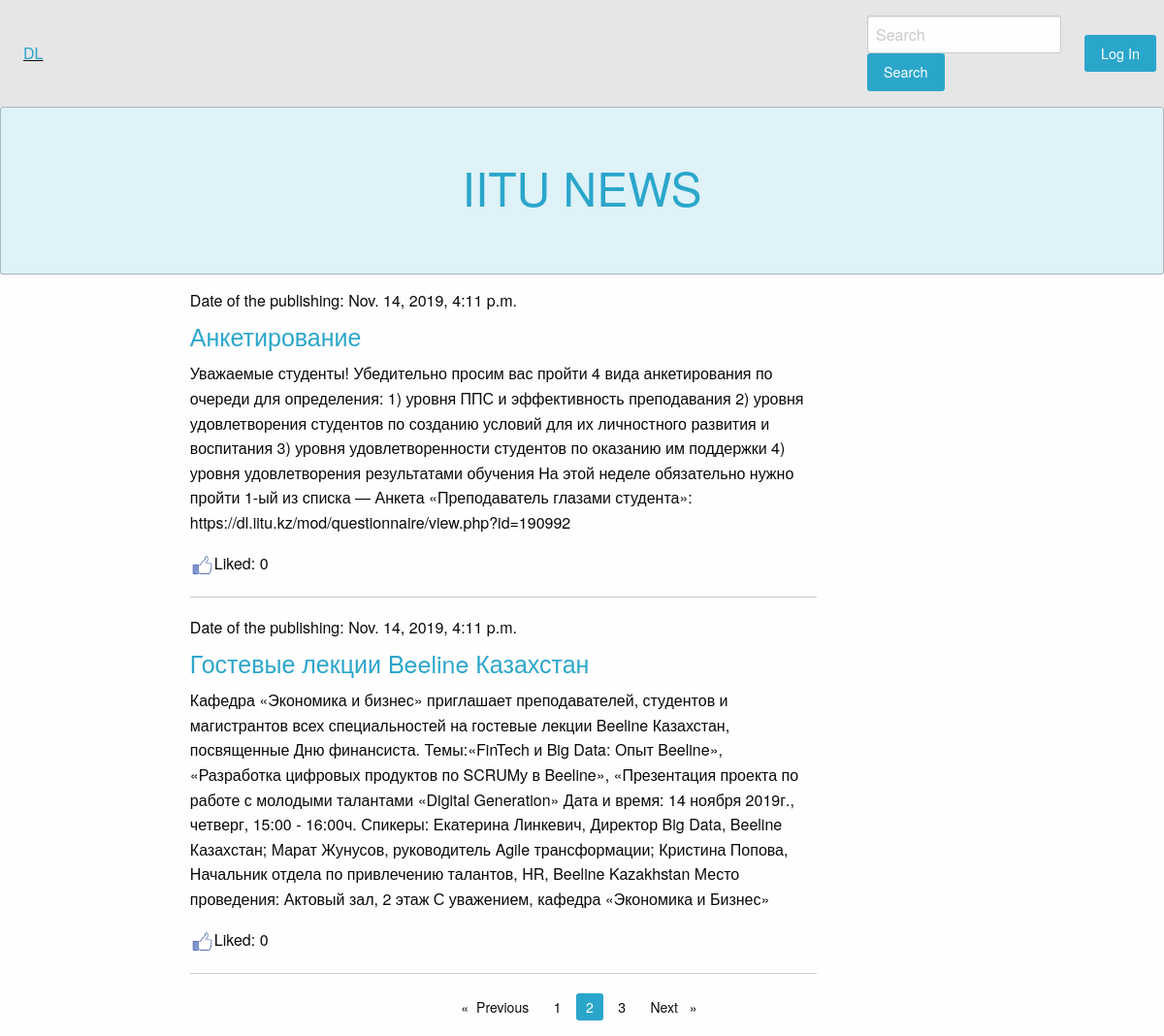
The page /basicview/page/2/ on the database its author committed.
### article/models.py (models this page shows)
class Article(models.Model):
    class Meta:
        db_table = "article"
    article_title = models.CharField(max_length=200)
    article_text = models.TextField()
    article_date = models.DateTimeField()
    article_likes = models.IntegerField(default=0)

### article/views.py (the view)
# urls.py: path('page/<int:page_number>/', article.views.articles),
def articles(request, page_number=1):
    search_query = request.GET.get("search_field", '')
    if search_query:
        all_articles = Article.objects.filter(Q(article_title__icontains=search_query) |
                                              Q(article_text__icontains=search_query))
    else:
        all_articles = Article.objects.all()
    current_page = Paginator(all_articles, 2)
    return render_to_response('articles.html', {'articles': current_page.page(page_number),
                                                'username': auth.get_user(request).username})

### article/templates/articles.html (shortened to what this page needs)
{% extends "main.html"%}
{% load staticfiles %}
{% block article %}
    <div class="large-8 columns">
        {% for article in articles %}
            <h6>Date of the publishing: {{ article.article_date }}</h6>
            <h4><a href="/articles/get/{{ article.id }}">{{ article.article_title }}</a></h4>
            <p>{{ article.article_text }}</p>
            <p><a href="/articles/addlike/{{ article.id }}/"><img src="{% static  "img/like.jpg" %}" width="25px" height="25px"></a>Liked: {{ article.article_likes }}</p>
            <hr>
        {% endfor %}
    </div>
    <div class="row">
        <div class="large-3 large-offset-5 columns">
            <nav aria-label="Pagination">
            <ul class="pagination">
                {% if articles.has_previous %}
                    <li class="pagination-previous enabled"><a href="/page/{{ articles.previous_page_number }}" aria-label="Previous page">Previous </a></li>
                {% else %}
                <li class="pagination-previous disabled">Previous <span class="show-for-sr">page</span></li>
                {% endif %}
                {% for page in articles.paginator.page_range %}
                    {% if page == articles.number %}
                        <li class="current"><span class="show-for-sr">You're on page</span>{{ page }}</li>
                    {% else %}
                        <li><a href="/page/{{ page }}">{{ page }}</a></li>
                    {% endif %}
                {% endfor %}
            {% if articles.has_next %}
                <li class="pagination-next enabled"><a href="/page/{{ articles.next_page_number }}" aria-label="Next page">Next </a></li>
            {% else %}
                <li><a href="/page/{{ page }}" aria-label="Page 2">{{ page }}</a></li>
            {% endif %}
            </ul>
            </nav>
        </div>
    </div>
{% endblock %}

### rows shown on the page
Article: article_date "Nov. 14, 2019, 4:11 p.m.", article_title "Анкетирование", article_text "Уважаемые студенты! Убедительно просим вас пройти 4 вида анкетирования по очереди для определения: 1) уровня ППС и эффективность преподавания 2) уровня удовлетворения студентов по созданию условий для их личностного развития и воспитания 3) уровня удовлетворенности студентов по оказанию им поддержки 4) уровня удовлетворения результатами обучения На этой неделе обязательно нужно пройти 1-ый из списка — Анкета «Преподаватель глазами студента»: https://dl.iitu.kz/mod/questionnaire/view.php?id=190992", article_likes "0"
Article: article_date "Nov. 14, 2019, 4:11 p.m.", article_title "Гостевые лекции Beeline Казахстан", article_text "Кафедра «Экономика и бизнес» приглашает преподавателей, студентов и магистрантов всех специальностей на гостевые лекции Beeline Казахстан, посвященные Дню финансиста. Темы:«FinTech и Big Data: Опыт Beeline», «Разработка цифровых продуктов по SCRUMу в Beeline», «Презентация проекта по работе с молодыми талантами «Digital Generation» Дата и время: 14 ноября 2019г., четверг, 15:00 - 16:00ч. Спикеры: Екатерина Линкевич, Директор Big Data, Beeline Казахстан; Марат Жунусов, руководитель Agile трансформации; Кристина Попова, Начальник отдела по привлечению талантов, HR, Beeline Kazakhstan Место проведения: Актовый зал, 2 этаж С уважением, кафедра «Экономика и Бизнес»", article_likes "0"

### other values the page prints
{{ page }} "1" "3"
{{ page }} "2"
